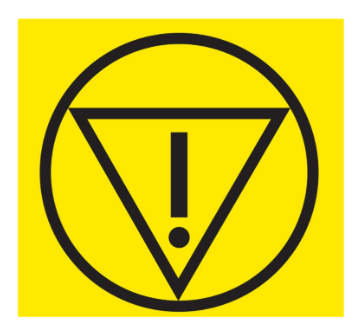
#> input picture pictures-bryan/springprj-danger.png, 360 x 330 px
$ python -i detect_object.py   (imports and definitions only)
#> lines starting #> are read from the running program, lines starting #| are printed output that depends on the picture; after the words box and inside, x2 and y2 are one past the last pixel; in counts of white or black regions, pixels touching at a corner belong together
#> further down, picture is the input picture: shape (330, 360, 3); mean B, G, R 51.7, 206.2, 221.2
# it should always show output, while showing final verdict at the end of each frame
# i changed 8 to 5 for C and may be able to add more tolerance for container area if needed

import cv2
import numpy as np

MIN_AREA = 750
MAX_ASPECT_RATIO = 1.6

def stop():
    cv2.destroyAllWindows()

# [43 lines left out: function detect_symbols_in_container, not called in this run]

def detect_container(i, c, cnts, hrchy):
    area = cv2.contourArea(c)
    if area < MIN_AREA:
        return None

    sel_c = None
    w_rot, h_rot = 0, 0

    child_idx = hrchy[0][i][2]

    # check if it has a child, and is at hierarchy 0
    if hrchy[0][i][3] == -1:
        if child_idx != -1:
            child_area = cv2.contourArea(cnts[child_idx])
            hollow_ratio = child_area / area if area > 0 else 0

            if hollow_ratio > 0.75:
                print(f"Hollow container at: {i}")

                min_rect = cv2.minAreaRect(c)
                w_rot, h_rot = min_rect[1]
                if w_rot == 0 or h_rot == 0:
                    return None
                rect_area = w_rot * h_rot
                extent = area / rect_area if rect_area > 0 else 0

                if extent > 0.75: # parent is rectangle-like, confirms it's a container
                    # Find largest valid grandchild instead of assuming first
                    largest_gc = None
                    largest_gc_area = 0
                    gchild_idx = hrchy[0][child_idx][2] # first grandchild
                    sel_i = i
                    total_area = 0

                    while gchild_idx != -1:
                        gc_curr = cnts[gchild_idx]
                        gc_area = cv2.contourArea(gc_curr)
                        total_area += gc_area
                        if gc_area > MIN_AREA and gc_area > largest_gc_area:
                            largest_gc = gc_curr
                            largest_gc_area = gc_area
                            sel_i = gchild_idx
                        gchild_idx = hrchy[0][gchild_idx][0] # next sibling

                    if largest_gc is not None:
                        sel_c = largest_gc
                        min_rect = cv2.minAreaRect(sel_c)
                        w_rot, h_rot = min_rect[1]
                        if w_rot == 0 or h_rot == 0:
                            return None
                        print(f"Contained shape for: {sel_i}")
                    # to not recognize fingerprint, QR and recycling
                    elif total_area > MIN_AREA:
                        return child_idx

        if sel_c is None:
            return None
        else:
            return sel_c, w_rot, h_rot, min_rect, child_area, child_idx

def detect_object(frame):

    gray = cv2.cvtColor(frame, cv2.COLOR_BGR2GRAY)
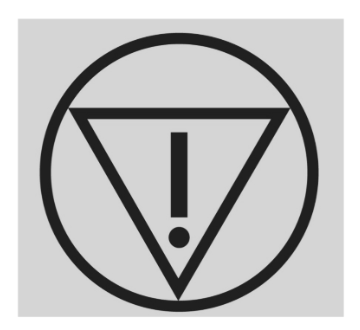
#> gray: shape (330, 360); min 29, max 255, mean 193.1
    blur = cv2.GaussianBlur(gray, (5, 5), 0)
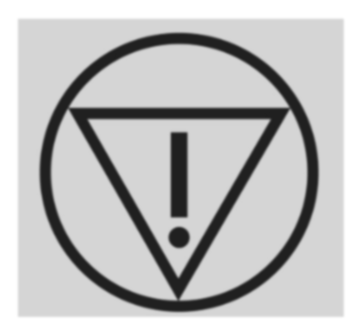
#> blur: shape (330, 360); min 31, max 255, mean 193.1

    thresh = cv2.adaptiveThreshold(
        gray, 255,
        cv2.ADAPTIVE_THRESH_GAUSSIAN_C,
        cv2.THRESH_BINARY_INV,
        35, 3
    )
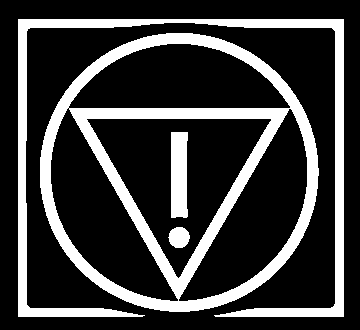
#> thresh: shape (330, 360); 23.2% white; 4 white regions, box (x1, y1, x2, y2) and area: (40, 33, 319, 312) 16229, (18, 19, 344, 317) 9538, (171, 132, 188, 218) 1386, (168, 227, 190, 248) 355

    kernel = np.ones((3, 3), np.uint8)
    closed = cv2.morphologyEx(thresh, cv2.MORPH_CLOSE, kernel, iterations=2)
#> closed: shape (330, 360); 23.2% white; 4 white regions

    cnts, hrchy = cv2.findContours(closed, cv2.RETR_TREE, cv2.CHAIN_APPROX_SIMPLE)
#> cnts = 8 contours; box (x1, y1, x2, y2) and area: (40, 33, 319, 312) 60724, (89, 118, 270, 277) 14893, (180, 111, 308, 302) 10358, (70, 43, 289, 109) 10273, (50, 111, 177, 302) 10212, (18, 19, 344, 317) 8402, (171, 132, 188, 218) 1284, (168, 227, 190, 248) 325; hrchy = [[7, -1, 1, -1], [4, -1, 2, 0], [3, -1, -1, 1], [-1, 2, -1, 1], [5, 1, -1, 0], [6, 4, -1, 0], [-1, 5, -1, 0], [-1, 0, -1, -1]]

    answer = []
    containers = []

    # should already have hierarchy if a contour exists
    for i, c in enumerate(cnts):
        pred = "No idea"
        result = detect_container(i, c, cnts, hrchy)

        if result is not None: # found container
            if isinstance(result, (int, np.integer)): # no valid contours
                containers.append(result)
            else: # has valid contours
                sel_c, w_rot, h_rot, min_rect, inner_area, child_idx = result

                peri = cv2.arcLength(sel_c, True)
                approx = cv2.approxPolyDP(sel_c, 0.01 * peri, True)
                corners = len(approx)
                aspect_ratio = max(w_rot, h_rot) / min(w_rot, h_rot) if min(w_rot, h_rot) > 0 else 0

                # Convex hull
                hull = cv2.convexHull(sel_c)
                hull_area = cv2.contourArea(hull)
                sel_area = cv2.contourArea(sel_c)
                solidity = sel_area / hull_area if hull_area > 0 else 0

                inner_area_ratio = sel_area / inner_area

                # Rotated extent
                extent = sel_area / (w_rot * h_rot) if w_rot*h_rot > 0 else 0

                ellipse_area_ratio = 0

                if solidity < 0.70:
                    if solidity < 0.55 and extent < 0.40:
                        pred = "Star"
                    else:
                        # pred = "Arrow"
                        x, y, w, h = cv2.boundingRect(sel_c)
                        bx = x + (w / 2.0)
                        by = y + (h / 2.0)

                        M = cv2.moments(sel_c)
                        if M["m00"] != 0:
                            cx = M["m10"] / M["m00"]
                            cy = M["m01"] / M["m00"]
                            dx = cx - bx
                            dy = cy - by

                            if abs(dx) > abs(dy):
                                pred = "Arrow (RIGHT)" if dx > 0 else "Arrow (LEFT)"
                            else:
                                pred = "Arrow (DOWN)" if dy > 0 else "Arrow (UP)"
                elif corners == 4 and inner_area_ratio < 0.45:
                    if extent < 0.80:
                        pred = "Trapezium"
                    else:
                        pred = "Kite"
                elif aspect_ratio > 1.3 and solidity > 0.95:
                    pred = "Major Segment"
                elif corners == 8:
                    pred = "Octagon"
                else:
                    if sel_area > 6000:
                        # Ellipse area ratio
                        _, radius = cv2.minEnclosingCircle(sel_c)
                        circle_area = np.pi * radius * radius
                        ellipse_area_ratio = sel_area / circle_area if circle_area > 0 else 0

                        if corners == 12 and aspect_ratio < 1.2 and ellipse_area_ratio > 0.9:
                            pred = "Plus"
                        elif ellipse_area_ratio < 0.55 and inner_area_ratio < 0.6:
                            pred = "Press Button"
                        elif ellipse_area_ratio < 0.8 and extent < 0.75 and solidity < 0.9:
                            pred = "3/4 Circle"
                        elif ellipse_area_ratio < 1.05:
                            pred = "Danger"
                    else:
                        pred = "No idea"

                if pred == "No idea":
                    containers.append(child_idx)
                else:
                    answer.append(pred)
#> this loop made 8 passes
#> area in detect_container on passes 2, 4, 5, 6, 7, 8: 14893, 1284.5, 10358, 10212.5, 10273, 8402.5
#> (area in detect_container, child_area in detect_container, hollow_ratio in detect_container) on pass 1: (60724.5, 14893, 0.245)
#> after the loop, answer = []; containers = []

        # jumps to here if no containers, then continues for loop

    for container in containers:
        pred = detect_symbols_in_container(container, cnts, hrchy)
        if pred != "No idea":
            answer.append(pred)
#> this loop made 0 passes

    if len(answer) == 0:
        print("Final verdict: No shapes")
        return None
    else:
        print(f"Final verdict: {answer}")
        return answer

>>> import cv2
>>> picture = cv2.imread('../pictures-bryan/springprj-danger.png')
>>> result = detect_object(picture)
